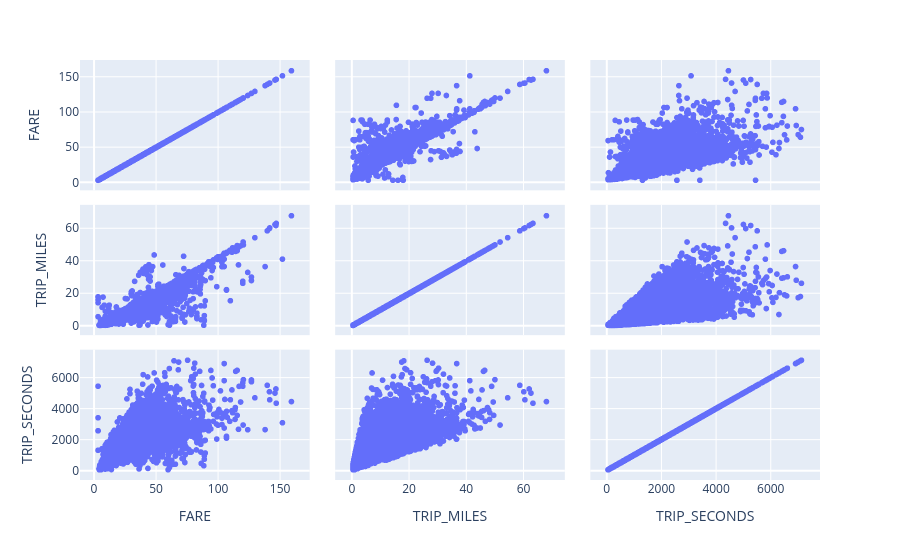

The notebook cell saved with this chart:
### Markdown cell above
## 可视化数据集中的关系

有时，将数据集中各个特征之间的关系可视化会很有帮助；一种方法是使用成对图（pair plot）。**成对图**会生成一个成对图表网格，用来在同一位置查看每个特征与其他所有特征之间的关系。

**操作说明**
1. 运行 **View pair plot** 代码单元。

### Code cell
#@title 代码 - 查看成对图
px.scatter_matrix(training_df, dimensions=["FARE", "TRIP_MILES", "TRIP_SECONDS"])

### Figure 1 — Plotly figure (JSON) as saved in the notebook; plotly's stock layout.template omitted (floating-point values rounded to 4 significant figures; data arrays with more than 128 entries replaced by an {"elided": "..."} marker saying what was removed)
{"data": [{"dimensions": [{"axis": {"matches": true}, "label": "FARE", "values": {"elided": "31694 float values"}}, {"axis": {"matches": true}, "label": "TRIP_MILES", "values": {"elided": "31694 float values"}}, {"axis": {"matches": true}, "label": "TRIP_SECONDS", "values": {"elided": "31694 int values"}}], "hovertemplate": "%{xaxis.title.text}=%{x}<br>%{yaxis.title.text}=%{y}<extra></extra>", "legendgroup": "", "marker": {"color": "#636efa", "symbol": "circle"}, "name": "", "showlegend": false, "type": "splom"}], "layout": {"dragmode": "select", "legend": {"tracegroupgap": 0}, "margin": {"t": 60}}}
